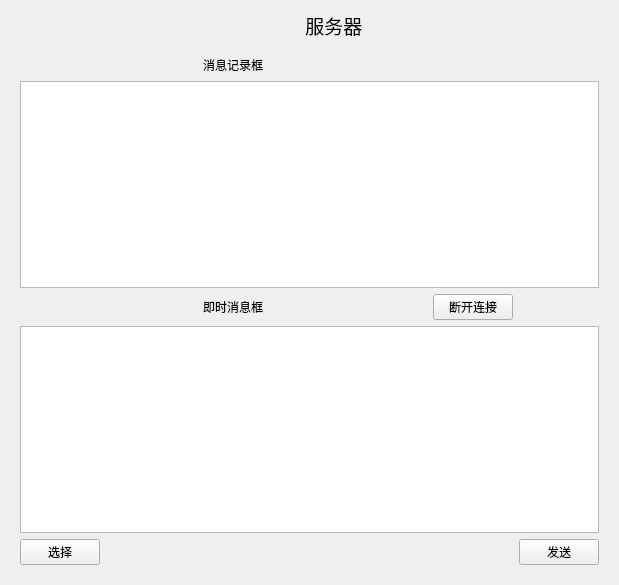
<?xml version="1.0" encoding="UTF-8"?>
<ui version="4.0">
 <class>Widget</class>
 <widget class="QWidget" name="Widget">
  <property name="geometry">
   <rect>
    <x>0</x>
    <y>0</y>
    <width>619</width>
    <height>585</height>
   </rect>
  </property>
  <property name="windowTitle">
   <string>Widget</string>
  </property>
  <layout class="QGridLayout" name="gridLayout_3">
   <item row="0" column="0">
    <spacer name="horizontalSpacer_2">
     <property name="orientation">
      <enum>Qt::Horizontal</enum>
     </property>
     <property name="sizeHint" stdset="0">
      <size>
       <width>126</width>
       <height>20</height>
      </size>
     </property>
    </spacer>
   </item>
   <item row="0" column="1">
    <widget class="QLabel" name="label">
     <property name="font">
      <font>
       <family>Microsoft Yi Baiti</family>
       <pointsize>14</pointsize>
      </font>
     </property>
     <property name="text">
      <string>          服务器</string>
     </property>
    </widget>
   </item>
   <item row="0" column="2">
    <spacer name="horizontalSpacer_3">
     <property name="orientation">
      <enum>Qt::Horizontal</enum>
     </property>
     <property name="sizeHint" stdset="0">
      <size>
       <width>126</width>
       <height>20</height>
      </size>
     </property>
    </spacer>
   </item>
   <item row="1" column="0" colspan="3">
    <widget class="QWidget" name="widget" native="true">
     <layout class="QGridLayout" name="gridLayout">
      <item row="4" column="3">
       <spacer name="horizontalSpacer">
        <property name="orientation">
         <enum>Qt::Horizontal</enum>
        </property>
        <property name="sizeHint" stdset="0">
         <size>
          <width>123</width>
          <height>17</height>
         </size>
        </property>
       </spacer>
      </item>
      <item row="2" column="2">
       <spacer name="horizontalSpacer_11">
        <property name="orientation">
         <enum>Qt::Horizontal</enum>
        </property>
        <property name="sizeHint" stdset="0">
         <size>
          <width>141</width>
          <height>20</height>
         </size>
        </property>
       </spacer>
      </item>
      <item row="4" column="6">
       <widget class="QPushButton" name="pushButtonsend">
        <property name="text">
         <string>发送</string>
        </property>
       </widget>
      </item>
      <item row="3" column="0" colspan="7">
       <widget class="QTextEdit" name="textEdit_write"/>
      </item>
      <item row="2" column="3">
       <widget class="QLabel" name="label_5">
        <property name="text">
         <string>即时消息框</string>
        </property>
       </widget>
      </item>
      <item row="4" column="0">
       <widget class="QPushButton" name="pushButtonselect">
        <property name="text">
         <string>选择</string>
        </property>
       </widget>
      </item>
      <item row="1" column="0" colspan="7">
       <widget class="QTextEdit" name="textEdit">
        <property name="readOnly">
         <bool>true</bool>
        </property>
       </widget>
      </item>
      <item row="0" column="0">
       <spacer name="horizontalSpacer_4">
        <property name="orientation">
         <enum>Qt::Horizontal</enum>
        </property>
        <property name="sizeHint" stdset="0">
         <size>
          <width>136</width>
          <height>20</height>
         </size>
        </property>
       </spacer>
      </item>
      <item row="2" column="4">
       <spacer name="horizontalSpacer_12">
        <property name="orientation">
         <enum>Qt::Horizontal</enum>
        </property>
        <property name="sizeHint" stdset="0">
         <size>
          <width>206</width>
          <height>20</height>
         </size>
        </property>
       </spacer>
      </item>
      <item row="0" column="5">
       <spacer name="horizontalSpacer_5">
        <property name="orientation">
         <enum>Qt::Horizontal</enum>
        </property>
        <property name="sizeHint" stdset="0">
         <size>
          <width>117</width>
          <height>20</height>
         </size>
        </property>
       </spacer>
      </item>
      <item row="0" column="3">
       <widget class="QLabel" name="label_2">
        <property name="text">
         <string>消息记录框</string>
        </property>
       </widget>
      </item>
      <item row="2" column="5">
       <widget class="QPushButton" name="pushButtondis">
        <property name="text">
         <string>断开连接</string>
        </property>
       </widget>
      </item>
     </layout>
    </widget>
   </item>
  </layout>
 </widget>
 <resources/>
 <connections/>
</ui>
